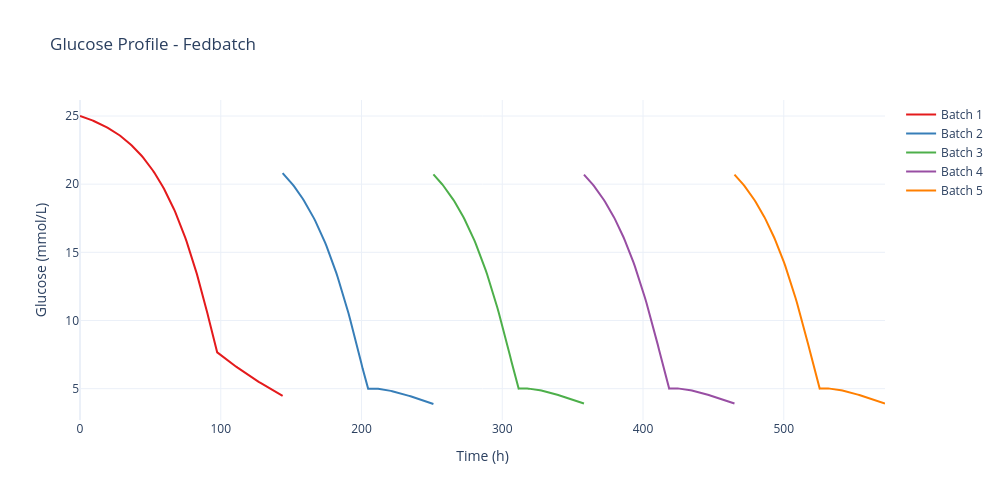

Notebook code for this chart:
### Markdown cell above
### 4.2. Glucose Profile

### Code cell
# Display glucose profile
figs[1].show()

### Figure 1 — Plotly figure (JSON) as saved in the notebook; plotly's stock layout.template omitted (floating-point values rounded to 4 significant figures; data arrays with more than 128 entries replaced by an {"elided": "..."} marker saying what was removed)
{"data": [{"hovertemplate": "Time: %{x:.1f} h<br>Glucose (mmol/L): %{y:.2f}<extra></extra>", "line": {"color": "rgb(228,26,28)", "width": 2}, "mode": "lines", "name": "Batch 1", "type": "scatter", "x": {"elided": "188 float values"}, "y": {"elided": "188 float values"}}, {"hovertemplate": "Time: %{x:.1f} h<br>Glucose (mmol/L): %{y:.2f}<extra></extra>", "line": {"color": "rgb(55,126,184)", "width": 2}, "mode": "lines", "name": "Batch 2", "type": "scatter", "x": {"elided": "130 float values"}, "y": {"elided": "130 float values"}}, {"hovertemplate": "Time: %{x:.1f} h<br>Glucose (mmol/L): %{y:.2f}<extra></extra>", "line": {"color": "rgb(77,175,74)", "width": 2}, "mode": "lines", "name": "Batch 3", "type": "scatter", "x": {"elided": "130 float values"}, "y": {"elided": "130 float values"}}, {"hovertemplate": "Time: %{x:.1f} h<br>Glucose (mmol/L): %{y:.2f}<extra></extra>", "line": {"color": "rgb(152,78,163)", "width": 2}, "mode": "lines", "name": "Batch 4", "type": "scatter", "x": {"elided": "130 float values"}, "y": {"elided": "130 float values"}}, {"hovertemplate": "Time: %{x:.1f} h<br>Glucose (mmol/L): %{y:.2f}<extra></extra>", "line": {"color": "rgb(255,127,0)", "width": 2}, "mode": "lines", "name": "Batch 5", "type": "scatter", "x": {"elided": "130 float values"}, "y": {"elided": "130 float values"}}], "layout": {"font": {"size": 12}, "height": 500, "hovermode": "x unified", "title": {"text": "Glucose Profile - Fedbatch"}, "width": 1000, "xaxis": {"title": {"text": "Time (h)"}}, "yaxis": {"title": {"text": "Glucose (mmol/L)"}}}}
